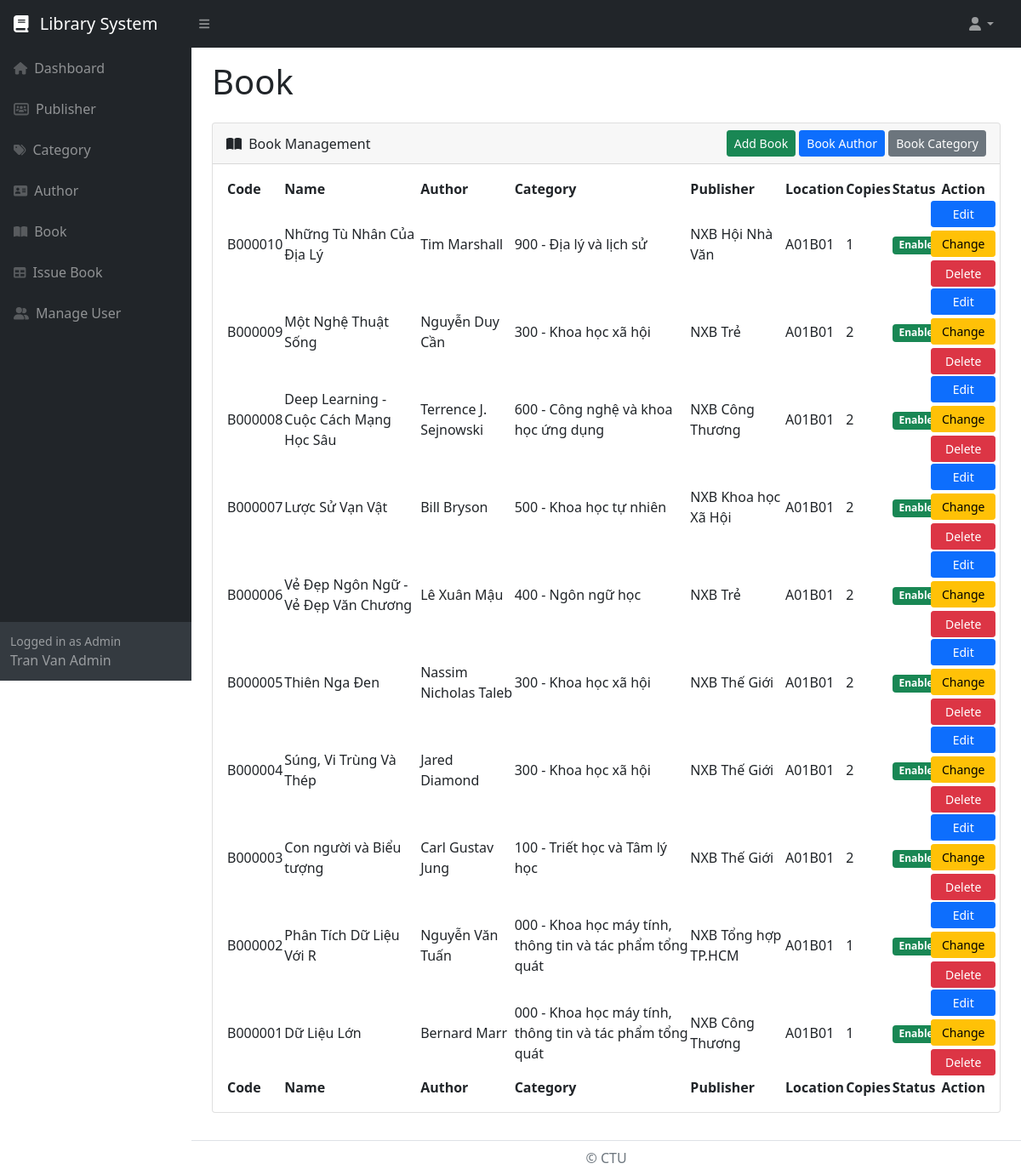
Screenshot of /library/admin/book.php (signed in) with the database file from the repository.
### tables this page shows
CREATE TABLE `book` (
  `book_id` int(11) NOT NULL,
  `book_code` varchar(20) NOT NULL,
  `book_name` varchar(200) NOT NULL,
  `book_location` varchar(20) NOT NULL,
  `book_copies` int(11) NOT NULL,
  `book_publisher` int(11) NOT NULL,
  `book_status` enum('Enable','Disable') NOT NULL
);

CREATE TABLE `author` (
  `author_id` int(11) NOT NULL,
  `author_name` varchar(50) NOT NULL,
  `author_status` enum('Enable','Disable') NOT NULL
);

CREATE TABLE `category` (
  `category_id` int(11) NOT NULL,
  `category_name` varchar(100) NOT NULL,
  `category_status` enum('Enable','Disable') NOT NULL
);

CREATE TABLE `publisher` (
  `publisher_id` int(11) NOT NULL,
  `publisher_name` varchar(50) NOT NULL,
  `publisher_address` varchar(200) NOT NULL,
  `publisher_website` varchar(50) NOT NULL,
  `publisher_status` enum('Enable','Disable') NOT NULL
);

### library/admin/book.php (the view, shortened to what the rows shown need)
<?php
include '../database_connection.php';
include '../function.php';
$query = "
	SELECT * FROM book
	ORDER BY book_id DESC
";
$statement = $connect->prepare($query);
$statement->execute();
include '../header.php';
?>
<div class="container-fluid px-4">
	<div class="row mt-3">
		<div class="col-md-12">
			<h1>Book</h1>
		</div>
	</div>
	<?php
	if(isset($_GET['action']))
	{
		if($_GET['action'] == 'add')
		{
	?>
	<div class="row justify-content-center">
		<div class="col-md-8">
			<div class="card mb-3">
				<div class="card-header">
					<div class="col col-md-6 mt-1">
						<i class="fa-solid fa-book-open me-1"></i> Add New Book
					</div>
                </div>
                <div class="card-body">
                	<form method="POST">
						<div class="mb-3">
                			<label class="form-label">Book Name</label>
                			<input type="text" name="book_name" id="book_name" class="form-control" />
                		</div>
						<div class="row">
							<div class="col-md-6 mb-3">
								<label class="form-label">Book Code</label>
								<input type="text" name="book_code" id="book_code" class="form-control" />
							</div>
							<div class="col-md-6 mb-3">
                			<label class="form-label">Book Publisher</label>
                			<select name="book_publisher" id="book_publisher" class="form-control">
        						<?php echo fill_publisher($connect); ?>
        					</select>
                		</div>
						</div>
						<div class="row">
							<div class="col-md-6 mb-3" id="author_name_field">
								<label class="form-label">Book Author</label>
								<input type="button" value="Add" onclick="addAuthor();"/>
								<input type="button" value="Delete" onclick="deleteAuthor();"/>
								<select name="author_name[]" id="author_name" class="form-control">
									<?php echo fill_author($connect); ?>
								</select>
							</div>
							<div class="col-md-6 mb-3" id="category_name_field">
								<label class="form-label">Book Category</label>
								<input type="button" value="Add" onclick="addCategory();"/>
								<input type="button" value="Delete" onclick="deleteCategory();"/>
								<select name="category_name[]" id="category_name" class="form-control">
									<?php echo fill_category($connect); ?>
								</select>
                			</div>
						</div>
						<div class="row">
							<div class="col-md-6 mb-3">
								<label class="form-label">Book Location</label>
								<input type="text" name="book_location" id="book_location" class="form-control" />
							</div>
							<div class="col-md-6 mb-3">
								<label class="form-label">Book Copies</label>
								<input type="number" name="book_copies" id="book_copies" step="1" min="1" class="form-control" />
							</div>
						</div>
                		<div class="mt-3 mb-0">
                			<input type="submit" name="add_book" value="Add" class="btn btn-success" />
                		</div>
						<script>
							var nA=1;
							var nC=1;
							function addAuthor() {
								// First create a DIV element.
								var selectAuthor = document.createElement("select");
								selectAuthor.setAttribute("name", "author_name[]");
								selectAuthor.setAttribute("id", "author_name_extra["+nA+"]");
								selectAuthor.setAttribute("class", "mt-2 mb-2 form-control");
								// Then add the content (a new input box) of the element.
								selectAuthor.innerHTML = '<?php echo fill_author($connect); ?>';
								// Finally put it where it is supposed to appear.
								document.getElementById("author_name_field").appendChild(selectAuthor);
								nA++;
							}
							function deleteAuthor() {
								document.getElementById("author_name_extra["+(nA-1)+"]").remove();
								nA--;
							}
							function addCategory() {
								// First create a DIV element.
								var selectCategory = document.createElement("select");
								selectCategory.setAttribute("name", "category_name[]");
								selectCategory.setAttribute("id", "category_name_extra["+nC+"]");
								selectCategory.setAttribute("class", "mt-2 mb-2 form-control");
								// Then add the content (a new input box) of the element.
								selectCategory.innerHTML = '<?php echo fill_category($connect); ?>';
								// Finally put it where it is supposed to appear.
								document.getElementById("category_name_field").appendChild(selectCategory);
								nC++;
							}
							function deleteCategory() {
								document.getElementById("category_name_extra["+(nC-1)+"]").remove();
								nC--;
							}
						</script>
                	</form>
                </div>
            </div>
		</div>
	</div>
	<?php
		}
		else if($_GET["action"] == 'edit')
		{
			$book_id = $_GET["id"];
			if($book_id > 0)
			{
				$query = "
				SELECT * FROM book
                WHERE book_id = '$book_id'
				";
				$book_result = $connect->query($query);
				foreach($book_result as $book_row)
				{
	?>
	<div class="row justify-content-center">
		<div class="col-md-8">
			<div class="card mb-3">
				<div class="card-header">
					<div class="col col-md-6 mt-1">
						<i class="fa-solid fa-book-open me-1"></i> Edit Book
					</div>
                </div>
                <div class="card-body">
                	<form method="POST">
						<div class="mb-3">
                			<label class="form-label">Book Name</label>
                			<input type="text" name="book_name" id="book_name" class="form-control" value="<?php echo $book_row['book_name']; ?>" />
                		</div>
						<div class="row">
							<div class="mb-3 col-md-6">
								<label class="form-label">Book Code</label>
								<input type="text" name="book_code" id="book_code" class="form-control" value="<?php echo $book_row['book_code']; ?>" />
							</div>
							<div class="mb-3 col-md-6">
								<label class="form-label">
									Book Publisher
								</label>
								<select name="book_publisher" id="book_publisher" class="form-control" >
									<?php
										$query = "
										SELECT * FROM publisher
										WHERE publisher_id = '".$book_row["book_publisher"]."'
										";
										$publisher_data = $connect->prepare($query);
										$publisher_data->execute();
										foreach($publisher_data as $publisher_data)
										{
											echo '
												<option value="'.$publisher_data ["publisher_name"].'">'.$publisher_data ["publisher_name"].'</option>
											';
										}
										echo fill_publisher($connect);
									?>
								</select>
							</div>
						</div>
						<div class="row">
							<div class="col-md-6 mb-3">
								<label class="form-label">Book Location</label>
								<input type="text" name="book_location" id="book_location" class="form-control" value="<?php echo $book_row['book_location']; ?>"/>
							</div>
							<div class="col-md-6 mb-3">
								<label class="form-label">Book Copies</label>
								<input type="number" name="book_copies" id="book_copies" step="1" min="1" class="form-control" value="<?php echo $book_row['book_copies']; ?>" />
							</div>
						</div>
                		<div class="mt-3 mb-0">
							<input type="hidden" name="book_id" value="<?php echo $book_row['book_id']; ?>" />
                			<input type="submit" name="edit_book" value="Edit" class="btn btn-success" />
                		</div>
                	</form>
					<script>
       					document.getElementById('book_category').value = "<?php echo $book_row['book_category']; ?>";
       				</script>
                </div>
            </div>
		</div>
	</div>
	<?php
				}
			}
		}
	}
	else
	{
	?>
	<div class="row justify-content-center">
		<div class="col-md-12">
			<div class="card mb-3">
				<div class="card-body">
					<table id=datatablesSimple>
						<thead>
							<tr>
								<th>Code</th>
								<th>Name</th>
								<th>Author</th>
								<th>Category</th>
								<th>Publisher</th>
								<th>Location</th>
								<th>Copies</th>
								<th>Status</th>
								<th>Action</th>
							</tr>
						</thead>
						<tfoot>
							<tr>
								<th>Code</th>
								<th>Name</th>
								<th>Author</th>
								<th>Category</th>
								<th>Publisher</th>
								<th>Location</th>
								<th>Copies</th>
								<th>Status</th>
								<th>Action</th>
							</tr>
						</tfoot>
						<tbody>
							<?php
							if($statement->rowCount() > 0)
							{
								foreach($statement->fetchAll() as $row)
								{
									if($row['book_status'] == 'Enable')
									{
										$book_status = '<div class="badge bg-success">Enable</div>';
									}
									else
									{
										$book_status = '<div class="badge bg-danger">Disable</div>';
									}
									$query = "
                					SELECT * FROM publisher
                					WHERE publisher_id = '".$row["book_publisher"]."'
                					";
									$publisher_data = $connect->prepare($query);
									$publisher_data->execute();
									$query = "
                					SELECT * FROM book_author
                					WHERE book_id = '".$row["book_id"]."'
                					";
									$book_author_data = $connect->prepare($query);
									$book_author_data->execute();
									$query = "
                					SELECT * FROM book_category
                					WHERE book_id = '".$row["book_id"]."'
                					";
									$book_category_data = $connect->prepare($query);
									$book_category_data->execute();
									echo '
									<tr>
										<td>'.$row["book_code"].'</td>
										<td>'.$row["book_name"].'</td>
									';
									echo '<td>';
										foreach($book_author_data->fetchAll() as $book_author_data)
										{
											$query = "
											SELECT * FROM author
											WHERE author_id = '".$book_author_data["author_id"]."'
											";
											$author_data = $connect->prepare($query);
											$author_data->execute();
											foreach($author_data->fetchAll() as $author_data)
											{
											echo '
												<div>'.$author_data ["author_name"].'</div>
											';
											}
										}
									echo '</td>';
									echo '<td>';
										foreach($book_category_data->fetchAll() as $book_category_data)
										{
											$query = "
											SELECT * FROM category
											WHERE category_id = '".$book_category_data["category_id"]."'
											";
											$category_data = $connect->prepare($query);
											$category_data->execute();
											foreach($category_data->fetchAll() as $category_data)
											{
											echo '
												<div>'.$category_data ["category_name"].'</div>
											';
											}
										}
									echo '</td>';
									foreach($publisher_data as $publisher_data)
									{
									echo '
										<td>'.$publisher_data ["publisher_name"].'</td>
									';
									}
									echo '
										<td>'.$row["book_location"].'</td>
										<td>'.$row["book_copies"].'</td>
										<td>'.$book_status.'</td>
										<td>
										<div class="col">
											<div class="row mb-1">
												<a href="book.php?action=edit&id='.$row["book_id"].'"
													class="btn btn-sm btn-primary">
													Edit
												</a>
											</div>
											<div class="row mb-1">
												<button
													class="btn btn-warning btn-sm"
													onclick="change_status(`'.$row["book_id"].'`, `'.$row["book_status"].'`)">
													Change
												</button>
											</div>
											<div class="row">
												<button
													class="btn btn-danger btn-sm"
													onclick="delete_record(`'.$row["book_id"].'`)">
													Delete
												</button>
											</div>
										</div>
									</td>
									</tr>
									';
								}
							}
							?>
						</tbody>
					</table>
				</div>
			</div>
		</div>
	</div>
	<?php
	}
	?>
</div>
<?php
include '../footer.php';
?>

### library/header.php (shortened to what the rows shown need)
<!doctype html>
<html lang="en">
    <head>
        <link href="http://localhost/library/assets/css/styles.css" rel="stylesheet" />
        <link href="https://cdn.jsdelivr.net/npm/simple-datatables@latest/dist/style.css" rel="stylesheet" />
    </head>
    <?php
    if(is_admin_login())
    {
    ?>
    <body class="sb-nav-fixed">
        <div id="layoutSidenav">
            <div id="layoutSidenav_nav">
                <nav class="sb-sidenav accordion sb-sidenav-dark" id="sidenavAccordion">
                    <div class="sb-sidenav-menu">
                        <div class="nav">
                        </div>
                    </div>
                    <?php
                    $admin_name_query = "
	                SELECT admin_name FROM admin
                    WHERE admin_id = ".$_SESSION['admin_id']."
                    ";
                    $admin_name_result = $connect->prepare($admin_name_query);
                    $admin_name_result->execute();
                    foreach ($admin_name_result as $row){
                    ?>
                    <div class="sb-sidenav-footer">
                        <div class="small">Logged in as Admin</div>
                        <?php echo $row['admin_name'];} ?>
                    </div>
                </nav>
            </div>
            <div id="layoutSidenav_content">
                <main>
    <?php
    }
    ?>

### rows the page displays
book: book_code "B000010", book_name "Những Tù Nhân Của Địa Lý", book_location "A01B01", book_copies "1", book_status "Enable"
author: author_name "Tim Marshall"
category: category_name "900 - Địa lý và lịch sử"
publisher: publisher_name "NXB Hội Nhà Văn"
book: book_code "B000009", book_name "Một Nghệ Thuật Sống", book_location "A01B01", book_copies "2", book_status "Enable"
author: author_name "Nguyễn Duy Cần"
category: category_name "300 - Khoa học xã hội"
publisher: publisher_name "NXB Trẻ"
book: book_code "B000008", book_name "Deep Learning - Cuộc Cách Mạng Học Sâu", book_location "A01B01", book_copies "2", book_status "Enable"
author: author_name "Terrence J. Sejnowski"
category: category_name "600 - Công nghệ và khoa học ứng dụng"
publisher: publisher_name "NXB Công Thương"
book: book_code "B000007", book_name "Lược Sử Vạn Vật", book_location "A01B01", book_copies "2", book_status "Enable"
author: author_name "Bill Bryson"
category: category_name "500 - Khoa học tự nhiên"
publisher: publisher_name "NXB Khoa học Xã Hội"
book: book_code "B000006", book_name "Vẻ Đẹp Ngôn Ngữ - Vẻ Đẹp Văn Chương", book_location "A01B01", book_copies "2", book_status "Enable"
author: author_name "Lê Xuân Mậu"
category: category_name "400 - Ngôn ngữ học"
book: book_code "B000005", book_name "Thiên Nga Đen", book_location "A01B01", book_copies "2", book_status "Enable"
author: author_name "Nassim Nicholas Taleb"
publisher: publisher_name "NXB Thế Giới"
book: book_code "B000004", book_name "Súng, Vi Trùng Và Thép", book_location "A01B01", book_copies "2", book_status "Enable"
author: author_name "Jared Diamond"
book: book_code "B000003", book_name "Con người và Biểu tượng", book_location "A01B01", book_copies "2", book_status "Enable"
author: author_name "Carl Gustav Jung"
category: category_name "100 - Triết học và Tâm lý học"
book: book_code "B000002", book_name "Phân Tích Dữ Liệu Với R", book_location "A01B01", book_copies "1", book_status "Enable"
author: author_name "Nguyễn Văn Tuấn"
category: category_name "000 - Khoa học máy tính, thông tin và tác phẩm tổng quát"
publisher: publisher_name "NXB Tổng hợp TP.HCM"
book: book_code "B000001", book_name "Dữ Liệu Lớn", book_location "A01B01", book_copies "1", book_status "Enable"
author: author_name "Bernard Marr"

### other values shown
$row['admin_name'] "Tran Van Admin"
